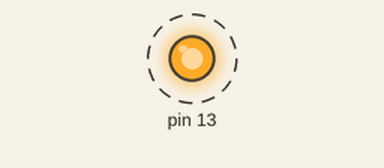
Bench run of a sketch on a simulated Arduino Uno, built with avr-gcc and run on an emulated ATmega328P. Parts: output pins drawn as LEDs (lit = HIGH). Dashed ring = blinking.

Above: at 0.05 s.
Timing chart, 0 to 3.0 s (numbered marks = the images above):
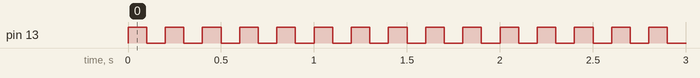

The sketch:

Interfacing_of_LED.ino
```cpp
void setup()
{
  DDRB = 0b00100000; //setting last bit as output of port B register
}

void loop()
{
	PORTB = 0b00100000;
  	delay(100);

  	PORTB &= ~(1<<PB5);
  	delay(100);
}
```

Measured:
- by itself, pin 13: alternates HIGH for 0.10 s and LOW for 0.10 s
